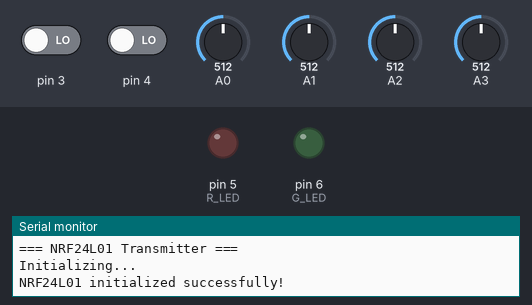
Recording of a sketch running on a simulated Arduino Uno, built with avr-gcc and run on an emulated ATmega328P. Shown: output pins drawn as LEDs (lit = HIGH), the last lines printed to the serial monitor. The inputs (shaded band) are chosen by the test bench; at power-on: A0 = 512, A1 = 512, pin 3 LOW, pin 4 LOW, A2 = 512, A3 = 512. No radio packets arrive unless stated.

Above: at 0.1 s.
At 2.2 s:
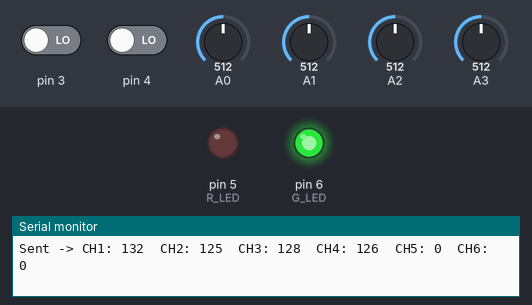
2.3 s: A0 set to 406
5.3 s: A0 set to 391
6.8 s: A1 set to 416
9.8 s: A1 set to 392
Timing chart, 0 to 12.3 s (numbered marks = the images above; inputs shaded):
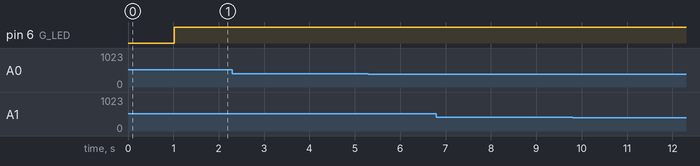

The sketch:

6_Channel_Transmitter_Code.ino
```cpp
#include <SPI.h>
#include <nRF24L01.h>
#include <RF24.h>
#define R_LED 5
#define G_LED 6
const uint64_t pipeOut = 0xE8E8F0F0E1LL;
RF24 radio(9, 10); // CE, CSN

struct Signal {
  byte ch1;
  byte ch2;
  byte ch3;
  byte ch4;
  byte ch5;
  byte ch6;
};

Signal data;

void ResetData() {
  data.ch1 = 127;
  data.ch2 = 127;
  data.ch3 = 0;
  data.ch4 = 127;
  data.ch5 = 0;
  data.ch6 = 0;
}

void setup() {
  Serial.begin(9600);
  Serial.println("=== NRF24L01 Transmitter ===");
  Serial.println("Initializing...");

  if (!radio.begin()) {
    Serial.println("NRF24L01 not detected! Check wiring and power.");
    while (1); // Stop here if not found

  }

  radio.openWritingPipe(pipeOut);
  radio.setChannel(110);
  radio.setAutoAck(true);
  radio.setDataRate(RF24_1MBPS);
  radio.setPALevel(RF24_PA_MAX);
  radio.stopListening();

  ResetData();
  pinMode(R_LED, OUTPUT);
  pinMode(G_LED, OUTPUT);
  Serial.println("NRF24L01 initialized successfully!");
  delay(1000);
}

int Border_Map(int val, int lower, int middle, int upper, bool reverse) {
  val = constrain(val, lower, upper);
  if (val < middle)
    val = map(val, lower, middle, 0, 128);
  else
    val = map(val, middle, upper, 128, 255);
  return (reverse ? 255 - val : val);
}

void loop() {
  data.ch1 = Border_Map(analogRead(A2), 0, 492, 1023, false);
  data.ch2 = Border_Map(analogRead(A3), 0, 521, 1023, false);
  data.ch3 = Border_Map(analogRead(A0), 0, 510, 1023, false);
  data.ch4 = Border_Map(analogRead(A1), 0, 520, 1023, false);
  data.ch5 = digitalRead(4);
  data.ch6 = digitalRead(3);

  bool success = radio.write(&data, sizeof(Signal));

  if (success) {
    Serial.print("Sent -> ");
    Serial.print("CH1: "); Serial.print(data.ch1);
    Serial.print("  CH2: "); Serial.print(data.ch2);
    Serial.print("  CH3: "); Serial.print(data.ch3);
    Serial.print("  CH4: "); Serial.print(data.ch4);
    Serial.print("  CH5: "); Serial.print(data.ch5);
    Serial.print("  CH6: "); Serial.println(data.ch6);
    digitalWrite(G_LED, HIGH);
    digitalWrite(R_LED, LOW);
  } else {
    Serial.println("Transmission failed!");
    digitalWrite(R_LED, HIGH);
    digitalWrite(G_LED, LOW);
  }

  delay(200);
}
```
